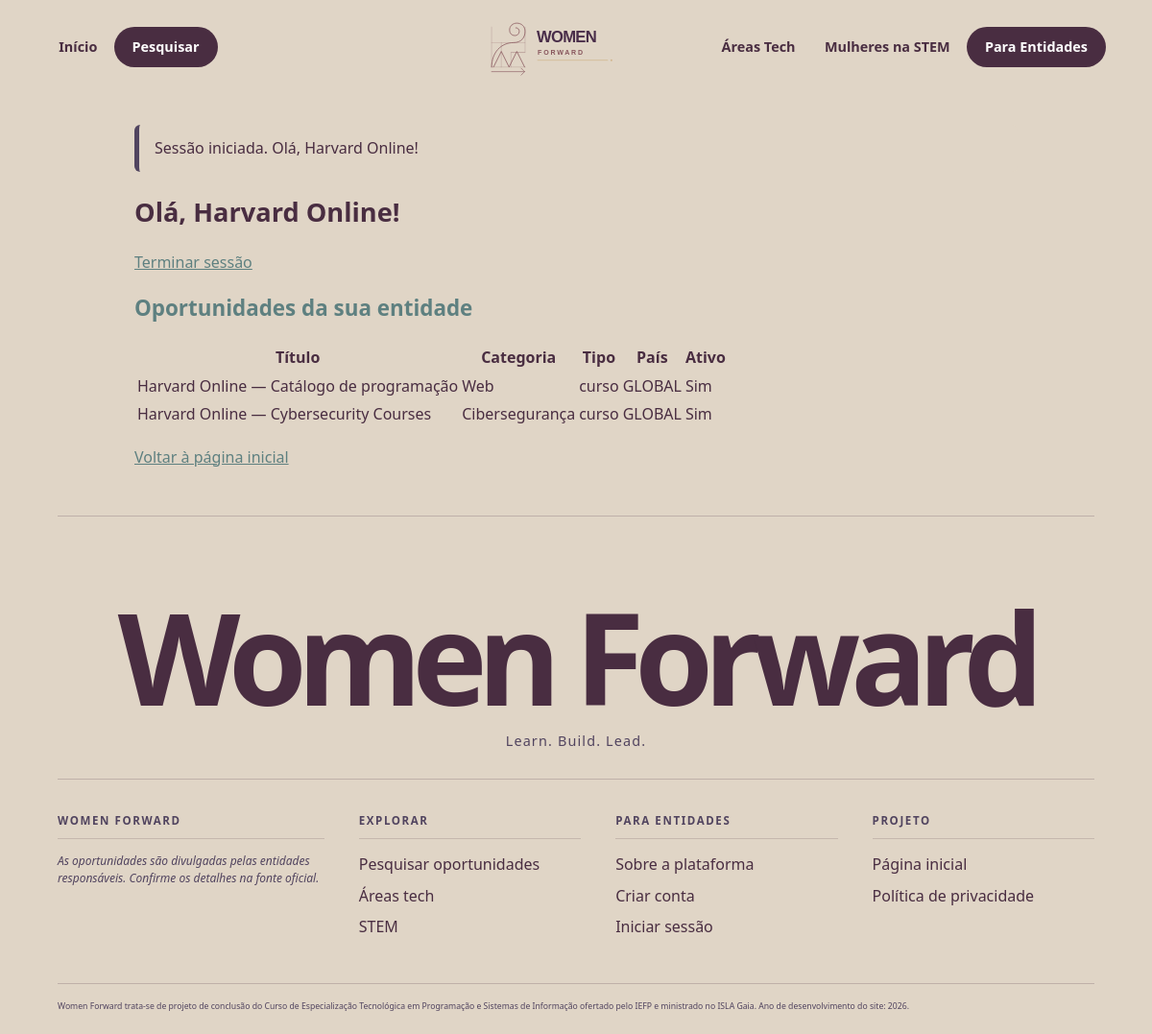
/dashboard.php (signed in), run on the app's committed database.
### tables this page shows
CREATE TABLE oportunidades (
  id_oportunidade INT AUTO_INCREMENT PRIMARY KEY,
  id_entidade INT NOT NULL,
  id_categoria INT NOT NULL,
  titulo VARCHAR(150) NOT NULL,
  descricao TEXT NOT NULL,
  tipo ENUM('curso', 'evento', 'comunidade', 'estágio') NOT NULL,
  formato ENUM('presencial', 'online', 'híbrido') NOT NULL,
  pais ENUM('PT', 'BR', 'GLOBAL') NOT NULL,
  cidade ENUM('Porto', 'Lisboa', 'São Paulo', 'Rio de Janeiro') NULL,
  url VARCHAR(255) NOT NULL UNIQUE,
  data_inicio DATE NULL,
  ativo BOOLEAN NOT NULL DEFAULT TRUE,
  criado_em DATETIME NOT NULL DEFAULT CURRENT_TIMESTAMP,
  atualizado_em DATETIME NOT NULL DEFAULT CURRENT_TIMESTAMP
    ON UPDATE CURRENT_TIMESTAMP,
  CONSTRAINT fk_oportunidade_categoria
    FOREIGN KEY (id_categoria) REFERENCES categorias(id_categoria)
    ON UPDATE CASCADE ON DELETE RESTRICT,
  CONSTRAINT fk_oportunidade_entidade
    FOREIGN KEY (id_entidade) REFERENCES entidades(id_entidade)
    ON UPDATE CASCADE ON DELETE RESTRICT,
  CONSTRAINT chk_pais_cidade CHECK (
    cidade IS NULL
    OR (pais = 'PT' AND cidade IN ('Porto', 'Lisboa'))
    OR (pais = 'BR' AND cidade IN ('São Paulo', 'Rio de Janeiro'))
  )
);

CREATE TABLE categorias (
  id_categoria INT AUTO_INCREMENT PRIMARY KEY,
  nome VARCHAR(50) NOT NULL,
  CONSTRAINT chk_categorias_nome
    CHECK (nome IN ('Web', 'Dados & IA', 'Jogos', 'Cibersegurança', 'Carreira & Liderança')),
  CONSTRAINT uq_categorias_nome UNIQUE (nome)
);

### app/includes/auth.php (called while the page is built, shortened)
<?php
function entidade_nome(): ?string
{
    return $_SESSION['entidade_nome'] ?? null;
}

### public/dashboard.php (the view, shortened to what this page needs)
<?php
require dirname(__DIR__) . '/app/includes/inicio.php';
$id = entidade_id();
$stmt = $pdo->prepare(
    'SELECT o.id_oportunidade, o.titulo, o.tipo, o.pais, o.ativo, c.nome AS categoria
     FROM oportunidades o
     JOIN categorias c ON c.id_categoria = o.id_categoria
     WHERE o.id_entidade = ?
     ORDER BY o.criado_em DESC'
);
$stmt->execute([$id]);
$minhas = $stmt->fetchAll();
require dirname(__DIR__) . '/app/includes/cabecalho.php';
?>
<h1>Olá, <?= htmlspecialchars(entidade_nome() ?? '') ?>!</h1>
<p><a href="logout.php">Terminar sessão</a></p>
<h2>Oportunidades da sua entidade</h2>
<?php if (!$minhas): ?>
    <p>Ainda não publicou oportunidades. Quando estiver disponível, poderá gerir aqui as iniciativas da sua entidade.</p>
<?php else: ?>
    <table>
        <thead>
            <tr><th>Título</th><th>Categoria</th><th>Tipo</th><th>País</th><th>Ativo</th></tr>
        </thead>
        <tbody>
            <?php foreach ($minhas as $op): ?>
                <tr>
                    <td><?= htmlspecialchars($op['titulo']) ?></td>
                    <td><?= htmlspecialchars($op['categoria']) ?></td>
                    <td><?= htmlspecialchars($op['tipo']) ?></td>
                    <td><?= htmlspecialchars($op['pais']) ?></td>
                    <td><?= $op['ativo'] ? 'Sim' : 'Não' ?></td>
                </tr>
            <?php endforeach; ?>
        </tbody>
    </table>
<?php endif; ?>
<p><a href="index.php">Voltar à página inicial</a></p>
<?php require dirname(__DIR__) . '/app/includes/rodape.php'; ?>

### public/css/style.css (style rules this page uses)
:root { --color1: #e0d5c6; --color2: #87555c; --color3: #492d41; --color4: #51445f; --color5: #5e8080; --largura-conteudo: 1120px; }
* { box-sizing: border-box; }
body { margin: 0; font-family: "Segoe UI", Arial, sans-serif; color: var(--color3); background: var(--color1); line-height: 1.6; }
a { color: var(--color5); }
h1 { margin-top: 0; font-size: 1.7rem; color: var(--color3); }
h2 { margin-top: 0; font-size: 1.4rem; color: var(--color5); }

### data on the page
oportunidades: titulo "Harvard Online — Catálogo de programação", id_categoria.nome "Web", tipo "curso", pais "GLOBAL", ativo "Sim"
oportunidades: titulo "Harvard Online — Cybersecurity Courses", id_categoria.nome "Cibersegurança", tipo "curso", pais "GLOBAL", ativo "Sim"

### other printed values
$_SESSION['msg']['texto'] "Sessão iniciada. Olá, Harvard Online!"
entidade_nome() "Harvard Online"
